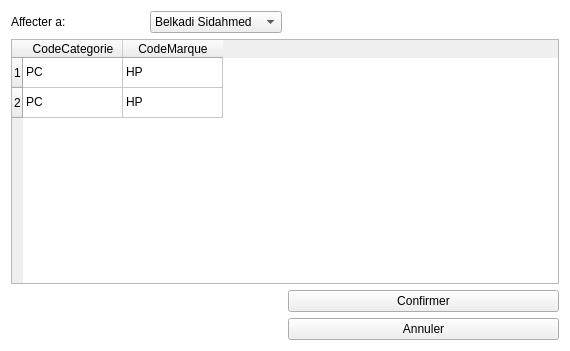
<?xml version="1.0" encoding="UTF-8"?>
<ui version="4.0">
 <class>Form</class>
 <widget class="QWidget" name="Form">
  <property name="geometry">
   <rect>
    <x>0</x>
    <y>0</y>
    <width>570</width>
    <height>351</height>
   </rect>
  </property>
  <property name="windowTitle">
   <string>Confirmation</string>
  </property>
  <property name="styleSheet">
   <string notr="true">#Form{
	background-color:white;
}</string>
  </property>
  <layout class="QGridLayout" name="gridLayout">
   <item row="0" column="0">
    <layout class="QHBoxLayout" name="horizontalLayout">
     <item>
      <widget class="QLabel" name="label">
       <property name="text">
        <string>Affecter a:</string>
       </property>
      </widget>
     </item>
     <item>
      <widget class="QComboBox" name="comboBox">
       <item>
        <property name="text">
         <string>Belkadi Sidahmed</string>
        </property>
       </item>
       <item>
        <property name="text">
         <string>Bellouta</string>
        </property>
       </item>
      </widget>
     </item>
    </layout>
   </item>
   <item row="0" column="1">
    <spacer name="horizontalSpacer_2">
     <property name="orientation">
      <enum>Qt::Horizontal</enum>
     </property>
     <property name="sizeHint" stdset="0">
      <size>
       <width>40</width>
       <height>20</height>
      </size>
     </property>
    </spacer>
   </item>
   <item row="1" column="0" colspan="2">
    <widget class="QTableWidget" name="tableWidget">
     <property name="selectionMode">
      <enum>QAbstractItemView::NoSelection</enum>
     </property>
     <row>
      <property name="text">
       <string>1</string>
      </property>
     </row>
     <row>
      <property name="text">
       <string>2</string>
      </property>
     </row>
     <column>
      <property name="text">
       <string>CodeCategorie</string>
      </property>
     </column>
     <column>
      <property name="text">
       <string>CodeMarque</string>
      </property>
     </column>
     <item row="0" column="0">
      <property name="text">
       <string>PC</string>
      </property>
     </item>
     <item row="0" column="1">
      <property name="text">
       <string>HP</string>
      </property>
     </item>
     <item row="1" column="0">
      <property name="text">
       <string>PC</string>
      </property>
     </item>
     <item row="1" column="1">
      <property name="text">
       <string>HP</string>
      </property>
     </item>
    </widget>
   </item>
   <item row="2" column="1">
    <widget class="QPushButton" name="pushButton_2">
     <property name="text">
      <string>Confirmer</string>
     </property>
     <property name="checkable">
      <bool>false</bool>
     </property>
    </widget>
   </item>
   <item row="3" column="1">
    <widget class="QPushButton" name="pushButton">
     <property name="text">
      <string>Annuler</string>
     </property>
    </widget>
   </item>
   <item row="2" column="0">
    <spacer name="horizontalSpacer">
     <property name="orientation">
      <enum>Qt::Horizontal</enum>
     </property>
     <property name="sizeHint" stdset="0">
      <size>
       <width>40</width>
       <height>20</height>
      </size>
     </property>
    </spacer>
   </item>
   <item row="3" column="0">
    <spacer name="horizontalSpacer_3">
     <property name="orientation">
      <enum>Qt::Horizontal</enum>
     </property>
     <property name="sizeHint" stdset="0">
      <size>
       <width>40</width>
       <height>20</height>
      </size>
     </property>
    </spacer>
   </item>
  </layout>
 </widget>
 <resources/>
 <connections/>
</ui>
